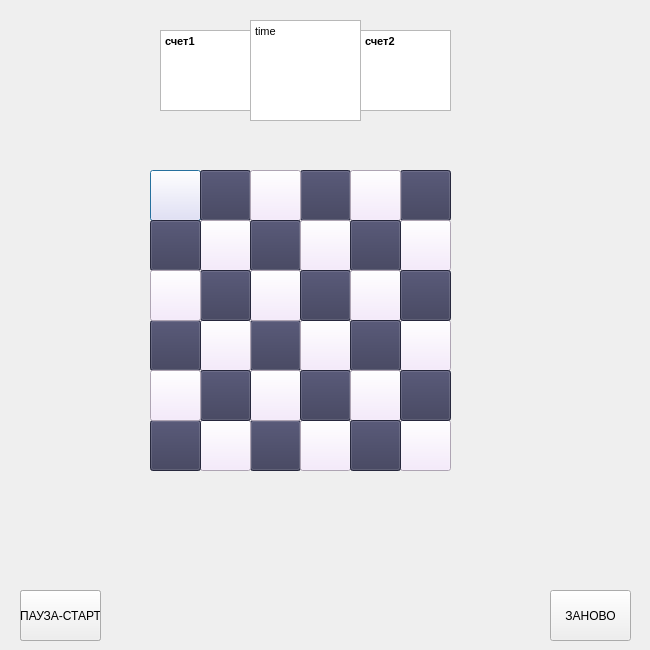
<?xml version="1.0" encoding="UTF-8"?>
<ui version="4.0">
 <class>Dialog</class>
 <widget class="QDialog" name="Dialog">
  <property name="geometry">
   <rect>
    <x>0</x>
    <y>0</y>
    <width>650</width>
    <height>650</height>
   </rect>
  </property>
  <property name="windowTitle">
   <string>Dialog</string>
  </property>
  <widget class="QPushButton" name="a1">
   <property name="geometry">
    <rect>
     <x>150</x>
     <y>170</y>
     <width>51</width>
     <height>51</height>
    </rect>
   </property>
   <property name="styleSheet">
    <string notr="true">background-color: rgb(243, 229, 251)</string>
   </property>
   <property name="text">
    <string/>
   </property>
  </widget>
  <widget class="QPushButton" name="a2">
   <property name="geometry">
    <rect>
     <x>200</x>
     <y>170</y>
     <width>51</width>
     <height>51</height>
    </rect>
   </property>
   <property name="styleSheet">
    <string notr="true">
background-color: rgb(55, 56, 85);</string>
   </property>
   <property name="text">
    <string/>
   </property>
  </widget>
  <widget class="QTextBrowser" name="textBrowser">
   <property name="geometry">
    <rect>
     <x>160</x>
     <y>30</y>
     <width>91</width>
     <height>81</height>
    </rect>
   </property>
   <property name="html">
    <string>&lt;!DOCTYPE HTML PUBLIC &quot;-//W3C//DTD HTML 4.0//EN&quot; &quot;http://www.w3.org/TR/REC-html40/strict.dtd&quot;&gt;
&lt;html&gt;&lt;head&gt;&lt;meta name=&quot;qrichtext&quot; content=&quot;1&quot; /&gt;&lt;style type=&quot;text/css&quot;&gt;
p, li { white-space: pre-wrap; }
&lt;/style&gt;&lt;/head&gt;&lt;body style=&quot; font-family:'MS Shell Dlg 2'; font-size:7.875pt; font-weight:400; font-style:normal;&quot;&gt;
&lt;p style=&quot; margin-top:0px; margin-bottom:0px; margin-left:0px; margin-right:0px; -qt-block-indent:0; text-indent:0px;&quot;&gt;&lt;span style=&quot; font-weight:600;&quot;&gt;счет1&lt;/span&gt;&lt;/p&gt;&lt;/body&gt;&lt;/html&gt;</string>
   </property>
  </widget>
  <widget class="QTextBrowser" name="textBrowser_3">
   <property name="geometry">
    <rect>
     <x>250</x>
     <y>20</y>
     <width>111</width>
     <height>101</height>
    </rect>
   </property>
   <property name="html">
    <string>&lt;!DOCTYPE HTML PUBLIC &quot;-//W3C//DTD HTML 4.0//EN&quot; &quot;http://www.w3.org/TR/REC-html40/strict.dtd&quot;&gt;
&lt;html&gt;&lt;head&gt;&lt;meta name=&quot;qrichtext&quot; content=&quot;1&quot; /&gt;&lt;style type=&quot;text/css&quot;&gt;
p, li { white-space: pre-wrap; }
&lt;/style&gt;&lt;/head&gt;&lt;body style=&quot; font-family:'MS Shell Dlg 2'; font-size:7.875pt; font-weight:400; font-style:normal;&quot;&gt;
&lt;p style=&quot; margin-top:0px; margin-bottom:0px; margin-left:0px; margin-right:0px; -qt-block-indent:0; text-indent:0px;&quot;&gt;time&lt;/p&gt;&lt;/body&gt;&lt;/html&gt;</string>
   </property>
  </widget>
  <widget class="QTextBrowser" name="textBrowser_2">
   <property name="geometry">
    <rect>
     <x>360</x>
     <y>30</y>
     <width>91</width>
     <height>81</height>
    </rect>
   </property>
   <property name="html">
    <string>&lt;!DOCTYPE HTML PUBLIC &quot;-//W3C//DTD HTML 4.0//EN&quot; &quot;http://www.w3.org/TR/REC-html40/strict.dtd&quot;&gt;
&lt;html&gt;&lt;head&gt;&lt;meta name=&quot;qrichtext&quot; content=&quot;1&quot; /&gt;&lt;style type=&quot;text/css&quot;&gt;
p, li { white-space: pre-wrap; }
&lt;/style&gt;&lt;/head&gt;&lt;body style=&quot; font-family:'MS Shell Dlg 2'; font-size:7.875pt; font-weight:400; font-style:normal;&quot;&gt;
&lt;p style=&quot; margin-top:0px; margin-bottom:0px; margin-left:0px; margin-right:0px; -qt-block-indent:0; text-indent:0px;&quot;&gt;&lt;span style=&quot; font-weight:600;&quot;&gt;счет2&lt;/span&gt;&lt;/p&gt;
&lt;p style=&quot;-qt-paragraph-type:empty; margin-top:0px; margin-bottom:0px; margin-left:0px; margin-right:0px; -qt-block-indent:0; text-indent:0px; font-weight:600;&quot;&gt;&lt;br /&gt;&lt;/p&gt;&lt;/body&gt;&lt;/html&gt;</string>
   </property>
  </widget>
  <widget class="QPushButton" name="pushButton_3">
   <property name="geometry">
    <rect>
     <x>20</x>
     <y>590</y>
     <width>81</width>
     <height>51</height>
    </rect>
   </property>
   <property name="text">
    <string>ПАУЗА-СТАРТ</string>
   </property>
  </widget>
  <widget class="QPushButton" name="pushButton_4">
   <property name="geometry">
    <rect>
     <x>550</x>
     <y>590</y>
     <width>81</width>
     <height>51</height>
    </rect>
   </property>
   <property name="text">
    <string>ЗАНОВО</string>
   </property>
  </widget>
  <widget class="QPushButton" name="a4">
   <property name="geometry">
    <rect>
     <x>300</x>
     <y>170</y>
     <width>51</width>
     <height>51</height>
    </rect>
   </property>
   <property name="styleSheet">
    <string notr="true">
background-color: rgb(55, 56, 85);</string>
   </property>
   <property name="text">
    <string/>
   </property>
  </widget>
  <widget class="QPushButton" name="a3">
   <property name="geometry">
    <rect>
     <x>250</x>
     <y>170</y>
     <width>51</width>
     <height>51</height>
    </rect>
   </property>
   <property name="styleSheet">
    <string notr="true">background-color: rgb(243, 229, 251)</string>
   </property>
   <property name="text">
    <string/>
   </property>
  </widget>
  <widget class="QPushButton" name="a6">
   <property name="geometry">
    <rect>
     <x>400</x>
     <y>170</y>
     <width>51</width>
     <height>51</height>
    </rect>
   </property>
   <property name="styleSheet">
    <string notr="true">
background-color: rgb(55, 56, 85);</string>
   </property>
   <property name="text">
    <string/>
   </property>
  </widget>
  <widget class="QPushButton" name="a5">
   <property name="geometry">
    <rect>
     <x>350</x>
     <y>170</y>
     <width>51</width>
     <height>51</height>
    </rect>
   </property>
   <property name="styleSheet">
    <string notr="true">background-color: rgb(243, 229, 251)</string>
   </property>
   <property name="text">
    <string/>
   </property>
  </widget>
  <widget class="QPushButton" name="a8">
   <property name="geometry">
    <rect>
     <x>200</x>
     <y>220</y>
     <width>51</width>
     <height>51</height>
    </rect>
   </property>
   <property name="styleSheet">
    <string notr="true">background-color: rgb(243, 229, 251)</string>
   </property>
   <property name="text">
    <string/>
   </property>
  </widget>
  <widget class="QPushButton" name="a9">
   <property name="geometry">
    <rect>
     <x>250</x>
     <y>220</y>
     <width>51</width>
     <height>51</height>
    </rect>
   </property>
   <property name="styleSheet">
    <string notr="true">
background-color: rgb(55, 56, 85);</string>
   </property>
   <property name="text">
    <string/>
   </property>
  </widget>
  <widget class="QPushButton" name="a10">
   <property name="geometry">
    <rect>
     <x>300</x>
     <y>220</y>
     <width>51</width>
     <height>51</height>
    </rect>
   </property>
   <property name="styleSheet">
    <string notr="true">background-color: rgb(243, 229, 251)</string>
   </property>
   <property name="text">
    <string/>
   </property>
  </widget>
  <widget class="QPushButton" name="a7">
   <property name="geometry">
    <rect>
     <x>150</x>
     <y>220</y>
     <width>51</width>
     <height>51</height>
    </rect>
   </property>
   <property name="styleSheet">
    <string notr="true">
background-color: rgb(55, 56, 85);</string>
   </property>
   <property name="text">
    <string/>
   </property>
  </widget>
  <widget class="QPushButton" name="a12">
   <property name="geometry">
    <rect>
     <x>400</x>
     <y>220</y>
     <width>51</width>
     <height>51</height>
    </rect>
   </property>
   <property name="styleSheet">
    <string notr="true">background-color: rgb(243, 229, 251)</string>
   </property>
   <property name="text">
    <string/>
   </property>
  </widget>
  <widget class="QPushButton" name="a11">
   <property name="geometry">
    <rect>
     <x>350</x>
     <y>220</y>
     <width>51</width>
     <height>51</height>
    </rect>
   </property>
   <property name="styleSheet">
    <string notr="true">
background-color: rgb(55, 56, 85);</string>
   </property>
   <property name="text">
    <string/>
   </property>
  </widget>
  <widget class="QPushButton" name="a24">
   <property name="geometry">
    <rect>
     <x>400</x>
     <y>320</y>
     <width>51</width>
     <height>51</height>
    </rect>
   </property>
   <property name="styleSheet">
    <string notr="true">background-color: rgb(243, 229, 251)</string>
   </property>
   <property name="text">
    <string/>
   </property>
  </widget>
  <widget class="QPushButton" name="a21">
   <property name="geometry">
    <rect>
     <x>250</x>
     <y>320</y>
     <width>51</width>
     <height>51</height>
    </rect>
   </property>
   <property name="styleSheet">
    <string notr="true">
background-color: rgb(55, 56, 85);</string>
   </property>
   <property name="text">
    <string/>
   </property>
  </widget>
  <widget class="QPushButton" name="a15">
   <property name="geometry">
    <rect>
     <x>250</x>
     <y>270</y>
     <width>51</width>
     <height>51</height>
    </rect>
   </property>
   <property name="styleSheet">
    <string notr="true">background-color: rgb(243, 229, 251)</string>
   </property>
   <property name="text">
    <string/>
   </property>
  </widget>
  <widget class="QPushButton" name="a20">
   <property name="geometry">
    <rect>
     <x>200</x>
     <y>320</y>
     <width>51</width>
     <height>51</height>
    </rect>
   </property>
   <property name="styleSheet">
    <string notr="true">background-color: rgb(243, 229, 251)</string>
   </property>
   <property name="text">
    <string/>
   </property>
  </widget>
  <widget class="QPushButton" name="a22">
   <property name="geometry">
    <rect>
     <x>300</x>
     <y>320</y>
     <width>51</width>
     <height>51</height>
    </rect>
   </property>
   <property name="styleSheet">
    <string notr="true">background-color: rgb(243, 229, 251)</string>
   </property>
   <property name="text">
    <string/>
   </property>
  </widget>
  <widget class="QPushButton" name="a16">
   <property name="geometry">
    <rect>
     <x>300</x>
     <y>270</y>
     <width>51</width>
     <height>51</height>
    </rect>
   </property>
   <property name="styleSheet">
    <string notr="true">
background-color: rgb(55, 56, 85);</string>
   </property>
   <property name="text">
    <string/>
   </property>
  </widget>
  <widget class="QPushButton" name="a17">
   <property name="geometry">
    <rect>
     <x>350</x>
     <y>270</y>
     <width>51</width>
     <height>51</height>
    </rect>
   </property>
   <property name="styleSheet">
    <string notr="true">background-color: rgb(243, 229, 251)</string>
   </property>
   <property name="text">
    <string/>
   </property>
  </widget>
  <widget class="QPushButton" name="a23">
   <property name="geometry">
    <rect>
     <x>350</x>
     <y>320</y>
     <width>51</width>
     <height>51</height>
    </rect>
   </property>
   <property name="styleSheet">
    <string notr="true">
background-color: rgb(55, 56, 85);</string>
   </property>
   <property name="text">
    <string/>
   </property>
  </widget>
  <widget class="QPushButton" name="a19">
   <property name="geometry">
    <rect>
     <x>150</x>
     <y>320</y>
     <width>51</width>
     <height>51</height>
    </rect>
   </property>
   <property name="styleSheet">
    <string notr="true">
background-color: rgb(55, 56, 85);</string>
   </property>
   <property name="text">
    <string/>
   </property>
  </widget>
  <widget class="QPushButton" name="a14">
   <property name="geometry">
    <rect>
     <x>200</x>
     <y>270</y>
     <width>51</width>
     <height>51</height>
    </rect>
   </property>
   <property name="styleSheet">
    <string notr="true">
background-color: rgb(55, 56, 85);</string>
   </property>
   <property name="text">
    <string/>
   </property>
  </widget>
  <widget class="QPushButton" name="a13">
   <property name="geometry">
    <rect>
     <x>150</x>
     <y>270</y>
     <width>51</width>
     <height>51</height>
    </rect>
   </property>
   <property name="styleSheet">
    <string notr="true">background-color: rgb(243, 229, 251)</string>
   </property>
   <property name="text">
    <string/>
   </property>
  </widget>
  <widget class="QPushButton" name="a18">
   <property name="geometry">
    <rect>
     <x>400</x>
     <y>270</y>
     <width>51</width>
     <height>51</height>
    </rect>
   </property>
   <property name="styleSheet">
    <string notr="true">
background-color: rgb(55, 56, 85);</string>
   </property>
   <property name="text">
    <string/>
   </property>
  </widget>
  <widget class="QPushButton" name="a36">
   <property name="geometry">
    <rect>
     <x>400</x>
     <y>420</y>
     <width>51</width>
     <height>51</height>
    </rect>
   </property>
   <property name="styleSheet">
    <string notr="true">background-color: rgb(243, 229, 251)</string>
   </property>
   <property name="text">
    <string/>
   </property>
  </widget>
  <widget class="QPushButton" name="a33">
   <property name="geometry">
    <rect>
     <x>250</x>
     <y>420</y>
     <width>51</width>
     <height>51</height>
    </rect>
   </property>
   <property name="styleSheet">
    <string notr="true">
background-color: rgb(55, 56, 85);</string>
   </property>
   <property name="text">
    <string/>
   </property>
  </widget>
  <widget class="QPushButton" name="a27">
   <property name="geometry">
    <rect>
     <x>250</x>
     <y>370</y>
     <width>51</width>
     <height>51</height>
    </rect>
   </property>
   <property name="styleSheet">
    <string notr="true">background-color: rgb(243, 229, 251)</string>
   </property>
   <property name="text">
    <string/>
   </property>
  </widget>
  <widget class="QPushButton" name="a32">
   <property name="geometry">
    <rect>
     <x>200</x>
     <y>420</y>
     <width>51</width>
     <height>51</height>
    </rect>
   </property>
   <property name="styleSheet">
    <string notr="true">background-color: rgb(243, 229, 251)</string>
   </property>
   <property name="text">
    <string/>
   </property>
  </widget>
  <widget class="QPushButton" name="a34">
   <property name="geometry">
    <rect>
     <x>300</x>
     <y>420</y>
     <width>51</width>
     <height>51</height>
    </rect>
   </property>
   <property name="styleSheet">
    <string notr="true">background-color: rgb(243, 229, 251)</string>
   </property>
   <property name="text">
    <string/>
   </property>
  </widget>
  <widget class="QPushButton" name="a28">
   <property name="geometry">
    <rect>
     <x>300</x>
     <y>370</y>
     <width>51</width>
     <height>51</height>
    </rect>
   </property>
   <property name="styleSheet">
    <string notr="true">
background-color: rgb(55, 56, 85);</string>
   </property>
   <property name="text">
    <string/>
   </property>
  </widget>
  <widget class="QPushButton" name="a29">
   <property name="geometry">
    <rect>
     <x>350</x>
     <y>370</y>
     <width>51</width>
     <height>51</height>
    </rect>
   </property>
   <property name="styleSheet">
    <string notr="true">background-color: rgb(243, 229, 251)</string>
   </property>
   <property name="text">
    <string/>
   </property>
  </widget>
  <widget class="QPushButton" name="a35">
   <property name="geometry">
    <rect>
     <x>350</x>
     <y>420</y>
     <width>51</width>
     <height>51</height>
    </rect>
   </property>
   <property name="styleSheet">
    <string notr="true">
background-color: rgb(55, 56, 85);</string>
   </property>
   <property name="text">
    <string/>
   </property>
  </widget>
  <widget class="QPushButton" name="a31">
   <property name="geometry">
    <rect>
     <x>150</x>
     <y>420</y>
     <width>51</width>
     <height>51</height>
    </rect>
   </property>
   <property name="styleSheet">
    <string notr="true">
background-color: rgb(55, 56, 85);</string>
   </property>
   <property name="text">
    <string/>
   </property>
  </widget>
  <widget class="QPushButton" name="a26">
   <property name="geometry">
    <rect>
     <x>200</x>
     <y>370</y>
     <width>51</width>
     <height>51</height>
    </rect>
   </property>
   <property name="styleSheet">
    <string notr="true">
background-color: rgb(55, 56, 85);</string>
   </property>
   <property name="text">
    <string/>
   </property>
  </widget>
  <widget class="QPushButton" name="a25">
   <property name="geometry">
    <rect>
     <x>150</x>
     <y>370</y>
     <width>51</width>
     <height>51</height>
    </rect>
   </property>
   <property name="styleSheet">
    <string notr="true">background-color: rgb(243, 229, 251)</string>
   </property>
   <property name="text">
    <string/>
   </property>
  </widget>
  <widget class="QPushButton" name="a30">
   <property name="geometry">
    <rect>
     <x>400</x>
     <y>370</y>
     <width>51</width>
     <height>51</height>
    </rect>
   </property>
   <property name="styleSheet">
    <string notr="true">
background-color: rgb(55, 56, 85);</string>
   </property>
   <property name="text">
    <string/>
   </property>
  </widget>
  <widget class="QPushButton" name="pushButton_5">
   <property name="geometry">
    <rect>
     <x>20</x>
     <y>590</y>
     <width>81</width>
     <height>51</height>
    </rect>
   </property>
   <property name="text">
    <string>ПАУЗА-СТАРТ</string>
   </property>
  </widget>
 </widget>
 <resources/>
 <connections/>
</ui>
